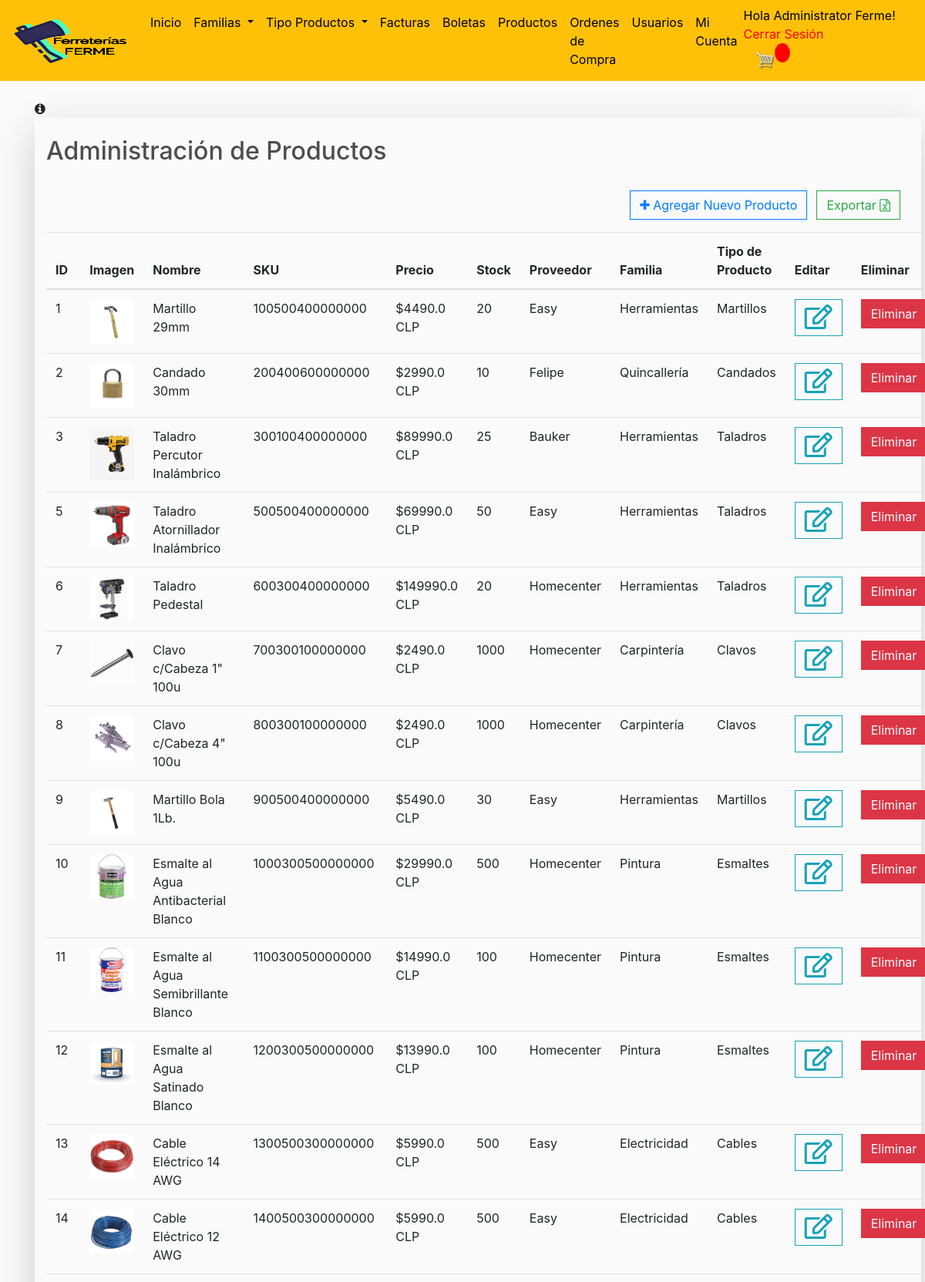
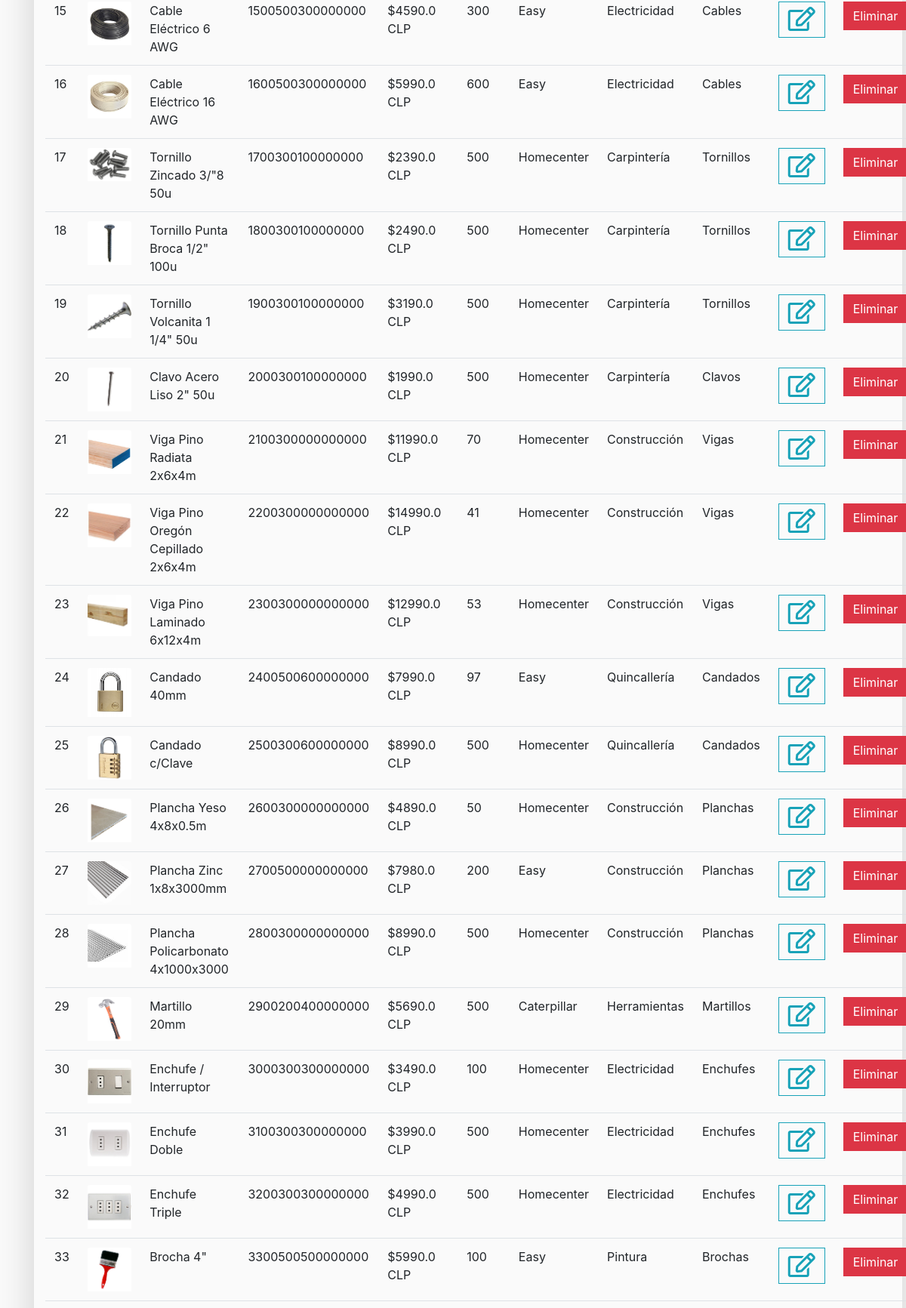
The page /adm-producto/ (signed in, upper part) on the database its author committed (2 pictures, top to bottom).
### store/models.py (models this page shows, shortened)
class Profile(models.Model):
    user = models.OneToOneField(User, on_delete=models.CASCADE, null=True, blank=True)
    name = models.CharField(max_length=200, null=True)
    last_name = models.CharField(max_length=200, null=True)
    phone_number = models.CharField(max_length=200, null=True)
    email = models.CharField(max_length=200, null=True)
    tipo = models.CharField(default='Cliente', max_length=50, choices=TIPO_USUARIO)

class Producto(models.Model):
    name = models.CharField(max_length=200)
    sku = models.CharField(max_length=200, null=True)
    price = models.FloatField()
    despacho = models.BooleanField(default=False, null=True, blank=True)
    fecha_exp = models.CharField(max_length=10,default='31/12/2020', null=True, blank=True)
    stock = models.IntegerField(default=0, null=True, blank=True)
    critic_stock = models.IntegerField(default=10, null=True, blank=True)
    image = models.ImageField(null=True, blank=True)
    proveedor = models.ForeignKey(Supplier, on_delete=models.SET_NULL, null=True, blank=True)
    familia = models.ForeignKey(FamiliaProducto, on_delete=models.SET_NULL, null=True, blank=True)
    tipo_producto = models.ForeignKey(TipoProducto, on_delete=models.SET_NULL, null=True, blank=True)
    @property
    def skuProducto(self):
        cod_prov = '000'
        cod_fam = '000'
        cod_fecha_venc = '00000000'
        cod_prov = str(self.proveedor.supplier_id)
        cod_fam = str(self.familia.id_familia)
        cod_fecha_venc == '00000000'
        id_prod = str(self.id)
        sku_prod = id_prod+cod_prov+cod_fam+cod_fecha_venc
        self.sku = sku_prod
        return sku_prod

class Supplier(models.Model):
    profile = models.OneToOneField(Profile, on_delete=models.CASCADE, null=True, blank=True)
    supplier_id = models.CharField(max_length=3, null=True)
    def __str__(self):
        return self.profile.name

class FamiliaProducto(models.Model):
    id_familia = models.CharField(max_length=3,default=False, null=True, blank=True)
    name = models.CharField(max_length=200)
    def __str__(self):
        return self.name

class TipoProducto(models.Model):
    id_tipo = models.CharField(max_length=3, default=False, null=True, blank=True)
    name = models.CharField(max_length=200)
    def __str__(self):
        return self.name

### store/views.py (the view)
# urls.py: path('adm-producto/', views.adm_productos, name="adm-producto"),
@login_required
def adm_productos(request):
    prods = Producto.objects.all()
    data={
        'prods': prods
    }
    return render(request, 'store/adm-producto.html', data)

### store/models.py (called while the page is built)
    @property
    def is_admin(self):
        admin = False
        tipo = self.profile.tipo
        if (tipo == 'Administrator'):
            admin = True
        else:
            admin = False
        return admin

### store/templates/store/adm-producto.html (shortened to what this page needs)
{% extends 'store/main.html'%}
{% load static %}
{% block content %}
<a data-toggle="modal" data-target="#exampleModalInfo"><i class="fa fa-info-circle" aria-hidden="true"></i></a>
<div class="pb-5 pt-3 container-fluid shadow-lg"  style='min-width: 1150px'>
    <h2 class="pt-2 pb-4">Administración de Productos</h2>
    <a class="btn btn-outline-success" href="{% url 'exportar_productos'%}" style='float: right; margin-right: 1vw'>  Exportar <i class="fa fa-file-excel-o"></i></a>
    <a class="btn btn-outline-primary mb-3" href="{% url 'agregar-producto'%}" style="float: right; margin-right: 1vw">
        <i class="fa fa-plus"></i> Agregar Nuevo Producto</a>
    <table class="table ">
        <thead>
            <tr>
                <th scope="col">ID</th>
                <th scope="col">Imagen</th>
                <th scope="col">Nombre</th>
                <th scope="col">SKU</th>
                <th scope="col">Precio</th>
                <th scope="col">Stock</th>
                <th scope="col">Proveedor</th>
                <th scope="col">Familia</th>
                <th scope="col">Tipo de Producto</th>
                <th scope="col">Editar</th>
                <th scope="col">Eliminar</th>
            </tr>
        </thead>
        <tbody>
            {% for p in prods %}
            <tr>
                <td scope="row">{{p.id}}</td>
                {% if p.image %}
                    <td scope="row"><img src="{{ p.image.url }}" class="card-img-top" alt="imagen"></td>
                    {% else %}
                    <td scope="row"><img src="{% static 'img/captura.png' %}" class="card-img-top" alt="imagen"></td>
                {% endif %}
                <td scope="row">{{p.name}}</td>
                <td scope="row">{{p.skuProducto}}</td>
                <td scope="row">${{p.price}} CLP</td>
                <td scope="row">{{p.stock}}</td>
                <td scope="row">{{p.proveedor}}</td>
                <td scope="row">{{p.familia}}</td>
                <td scope="row">{{p.tipo_producto}}</td>
                <td scope="row">
                  <a class="btn btn-outline-info" href="{% url 'edit-product' id=p.id %}">
                      <i class="far fa-edit fa-2x"></i></a>
                </td>
                <td scope="row"><a class="btn btn-large btn-danger" data-toggle="confirmation" data-title="¿Seguro quiere eliminar este producto?" href="{% url 'eliminar_producto' pk=p.id %}" >Eliminar</a>
                </td>
            </tr>
            {% endfor %}
        </tbody>
    </table>
</div>
{% endblock %}

### store/templates/store/main.html (shortened to what this page needs)
<!DOCTYPE html>
{% load static %}
<html>
<head>
	<link rel="stylesheet" href="https://stackpath.bootstrapcdn.com/bootstrap/4.4.1/css/bootstrap.min.css">
	<link rel="stylesheet" type="text/css" href="{% static 'css/main.css' %}">
	<link rel="stylesheet" href="https://use.fontawesome.com/releases/v5.6.1/css/all.css">
	<link rel="stylesheet" href="https://cdnjs.cloudflare.com/ajax/libs/font-awesome/4.7.0/css/font-awesome.min.css" >
</head>
<body>
	<nav class="navbar navbar-expand-lg navbar-dark bg-dark">
	  <a class="navbar-brand" href="{% url 'store' %}"><img src="{% static 'img/logo-ferme-b.png' %}" id="logo"/></a>
		<div class="collapse navbar-collapse" id="navbarSupportedContent">
	    	<ul class="navbar-nav mr-auto">
	      		<li class="nav-item active">
	        		<a class="nav-link"  style="color: black;" href="{% url 'store' %}">Inicio <span class="sr-only">(current)</span></a>
		  		</li>
		  		<li class=" nav-item active dropdown">
			        <a class="nav-link dropdown-toggle" data-toggle="dropdown" style="color: black;" href="#">Familias
			        </a>
			      </li>
			      <li class=" nav-item active dropdown">
			        <a class="nav-link dropdown-toggle" data-toggle="dropdown" style="color: black;" href="#">Tipo Productos
			        </a>
			      </li>
		  		<li class="nav-item active" id="adm-facturation">
	        		<a class="nav-link"  style="color: black;" href="{% url 'adm-factura' %}">Facturas</a>
		  		</li>
		  		<li class="nav-item active" id="adm-bill">
	        		<a class="nav-link"  style="color: black;" href="{% url 'adm-boleta' %}">Boletas</a>
		  		</li>
		  		<li class="nav-item active" id="adm-product">
	        		<a class="nav-link"  style="color: black;" href="{% url 'adm-producto' %}">Productos</a>
		  		</li>
		  		<li class="nav-item active" id="adm-order">
	        		<a class="nav-link"  style="color: black;" href="{% url 'adm-ordencompra' %}">Ordenes de Compra</a>
				  </li>
					<li class="nav-item active" id="adm-users">
	        		<a class="nav-link"  style="color: black;" href="{% url 'listado_usuarios' %}">Usuarios</a>
	        	  </li>
	        	  {% if user.is_authenticated %}
	        	  	<li class="nav-item active" id="cuenta">
						<a class="nav-link"  style="color: black;" href="{% url 'edit' user.id %}">Mi Cuenta</a>
					</li>
				   {% endif %}
			</ul>
		</div>
	    <div class="form-inline my-2 my-lg-0">
			{% if user.is_authenticated  %}
			<div style="padding-right: 10px; color: black;">Hola {{ user.profile.tipo }} {{ user.profile.name }}!
			<br><a href="{% url 'logout' %}" style="color: red;">Cerrar Sesión</a></div>
			{% else %}
  			<div style="padding-right: 10px; color: black;">No estás registrado
			<br><a href="{% url 'login' %}" style="color: green;">Iniciar Sesión</a></div>
			{% endif %}
	     	<a href="{% url 'cart' %}">
	    		<img  id="cart-icon" src="{% static 'img/cart.png' %}">
	    	</a>
	    	<p id="cart-total">{{cartItems}}</p>
	    </div>
	</nav>
    <div class="container">
            <br>
            {% block content %}
            {% endblock content %}
    </div>
</body>
</html>

### static/css/main.css (style rules this page uses)
#logo { display: inline-block; vertical-align: top; width: 150px; height: 60px; margin-right: 5px; }
body { background-color: hsl(0, 0%, 98%); }
h1,h2,h3,h4,h5,h6 { color:hsl(0, 0%, 30%); }
.bg-dark { background-color: #FFC107!important; }
#cart-icon { width:25px; display: inline-block; margin-left: 15px; }
#cart-total { display: block; text-align: center; color:#fff; background-color: red; width: 20px; height: 25px; border-radius: 50%; font-size: 14px; }
.btn { border-radius: 0; }

### rows shown on the page
Producto: id "1", image (picture), name "Martillo 29mm", skuProducto "100500400000000", price "4490.0", stock "20", proveedor "Easy", familia "Herramientas", tipo_producto "Martillos"
Producto: id "2", image (picture), name "Candado 30mm", skuProducto "200400600000000", price "2990.0", stock "10", proveedor "Felipe", familia "Quincallería", tipo_producto "Candados"
Producto: id "3", image (picture), name "Taladro Percutor Inalámbrico", skuProducto "300100400000000", price "89990.0", stock "25", proveedor "Bauker", familia "Herramientas", tipo_producto "Taladros"
Producto: id "5", image (picture), name "Taladro Atornillador Inalámbrico", skuProducto "500500400000000", price "69990.0", stock "50", proveedor "Easy", familia "Herramientas", tipo_producto "Taladros"
Producto: id "6", image (picture), name "Taladro Pedestal", skuProducto "600300400000000", price "149990.0", stock "20", proveedor "Homecenter", familia "Herramientas", tipo_producto "Taladros"
Producto: id "7", image (picture), name "Clavo c/Cabeza 1\" 100u", skuProducto "700300100000000", price "2490.0", stock "1000", proveedor "Homecenter", familia "Carpintería", tipo_producto "Clavos"
Producto: id "8", image (picture), name "Clavo c/Cabeza 4\" 100u", skuProducto "800300100000000", price "2490.0", stock "1000", proveedor "Homecenter", familia "Carpintería", tipo_producto "Clavos"
Producto: id "9", image (picture), name "Martillo Bola 1Lb.", skuProducto "900500400000000", price "5490.0", stock "30", proveedor "Easy", familia "Herramientas", tipo_producto "Martillos"
Producto: id "10", image (picture), name "Esmalte al Agua Antibacterial Blanco", skuProducto "1000300500000000", price "29990.0", stock "500", proveedor "Homecenter", familia "Pintura", tipo_producto "Esmaltes"
Producto: id "11", image (picture), name "Esmalte al Agua Semibrillante Blanco", skuProducto "1100300500000000", price "14990.0", stock "100", proveedor "Homecenter", familia "Pintura", tipo_producto "Esmaltes"
Producto: id "12", image (picture), name "Esmalte al Agua Satinado Blanco", skuProducto "1200300500000000", price "13990.0", stock "100", proveedor "Homecenter", familia "Pintura", tipo_producto "Esmaltes"
Producto: id "13", image (picture), name "Cable Eléctrico 14 AWG", skuProducto "1300500300000000", price "5990.0", stock "500", proveedor "Easy", familia "Electricidad", tipo_producto "Cables"
Producto: id "14", image (picture), name "Cable Eléctrico 12 AWG", skuProducto "1400500300000000", price "5990.0", stock "500", proveedor "Easy", familia "Electricidad", tipo_producto "Cables"
Producto: id "15", image (picture), name "Cable Eléctrico 6 AWG", skuProducto "1500500300000000", price "4590.0", stock "300", proveedor "Easy", familia "Electricidad", tipo_producto "Cables"
Producto: id "16", image (picture), name "Cable Eléctrico 16 AWG", skuProducto "1600500300000000", price "5990.0", stock "600", proveedor "Easy", familia "Electricidad", tipo_producto "Cables"
Producto: id "17", image (picture), name "Tornillo Zincado 3/\"8 50u", skuProducto "1700300100000000", price "2390.0", stock "500", proveedor "Homecenter", familia "Carpintería", tipo_producto "Tornillos"
Producto: id "18", image (picture), name "Tornillo Punta Broca 1/2\" 100u", skuProducto "1800300100000000", price "2490.0", stock "500", proveedor "Homecenter", familia "Carpintería", tipo_producto "Tornillos"
Producto: id "19", image (picture), name "Tornillo Volcanita 1 1/4\" 50u", skuProducto "1900300100000000", price "3190.0", stock "500", proveedor "Homecenter", familia "Carpintería", tipo_producto "Tornillos"
Producto: id "20", image (picture), name "Clavo Acero Liso 2\" 50u", skuProducto "2000300100000000", price "1990.0", stock "500", proveedor "Homecenter", familia "Carpintería", tipo_producto "Clavos"
Producto: id "21", image (picture), name "Viga Pino Radiata 2x6x4m", skuProducto "2100300000000000", price "11990.0", stock "70", proveedor "Homecenter", familia "Construcción", tipo_producto "Vigas"
Producto: id "22", image (picture), name "Viga Pino Oregón Cepillado 2x6x4m", skuProducto "2200300000000000", price "14990.0", stock "41", proveedor "Homecenter", familia "Construcción", tipo_producto "Vigas"
Producto: id "23", image (picture), name "Viga Pino Laminado 6x12x4m", skuProducto "2300300000000000", price "12990.0", stock "53", proveedor "Homecenter", familia "Construcción", tipo_producto "Vigas"
Producto: id "24", image (picture), name "Candado 40mm", skuProducto "2400500600000000", price "7990.0", stock "97", proveedor "Easy", familia "Quincallería", tipo_producto "Candados"
Producto: id "25", image (picture), name "Candado c/Clave", skuProducto "2500300600000000", price "8990.0", stock "500", proveedor "Homecenter", familia "Quincallería", tipo_producto "Candados"
Producto: id "26", image (picture), name "Plancha Yeso 4x8x0.5m", skuProducto "2600300000000000", price "4890.0", stock "50", proveedor "Homecenter", familia "Construcción", tipo_producto "Planchas"
Producto: id "27", image (picture), name "Plancha Zinc 1x8x3000mm", skuProducto "2700500000000000", price "7980.0", stock "200", proveedor "Easy", familia "Construcción", tipo_producto "Planchas"
Producto: id "28", image (picture), name "Plancha Policarbonato 4x1000x3000", skuProducto "2800300000000000", price "8990.0", stock "500", proveedor "Homecenter", familia "Construcción", tipo_producto "Planchas"
Producto: id "29", image (picture), name "Martillo 20mm", skuProducto "2900200400000000", price "5690.0", stock "500", proveedor "Caterpillar", familia "Herramientas", tipo_producto "Martillos"
Producto: id "30", image (picture), name "Enchufe / Interruptor", skuProducto "3000300300000000", price "3490.0", stock "100", proveedor "Homecenter", familia "Electricidad", tipo_producto "Enchufes"
Producto: id "31", image (picture), name "Enchufe Doble", skuProducto "3100300300000000", price "3990.0", stock "500", proveedor "Homecenter", familia "Electricidad", tipo_producto "Enchufes"
Producto: id "32", image (picture), name "Enchufe Triple", skuProducto "3200300300000000", price "4990.0", stock "500", proveedor "Homecenter", familia "Electricidad", tipo_producto "Enchufes"
Producto: id "33", image (picture), name "Brocha 4\"", skuProducto "3300500500000000", price "5990.0", stock "100", proveedor "Easy", familia "Pintura", tipo_producto "Brochas"

### other values the page prints
{{ user.profile.tipo }} "Administrator"
{{ user.profile.name }} "Ferme"
